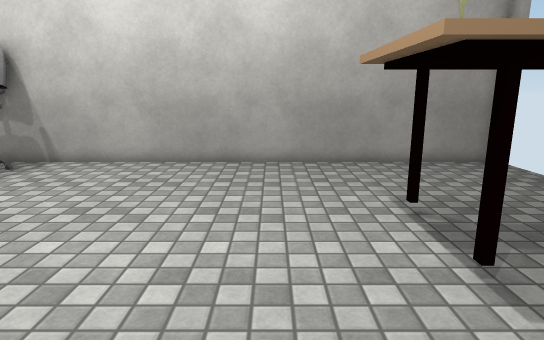
View 1 (above)

16 first-person views from a walk through a Unity game level. The camera is 1.4 m above the floor, tilts 12° down and sees 75° across. The floor is counted in squares, 0.5 m on a side. Each view is taken from the middle of a square. On the plan, view 1 faces up. The plan holds only what a view shows up to about 20 squares ahead; the rest is blank. The player character is not drawn. Door leaves are left out, so doorways stand open. Some surface patterns are stand-ins.

View 2
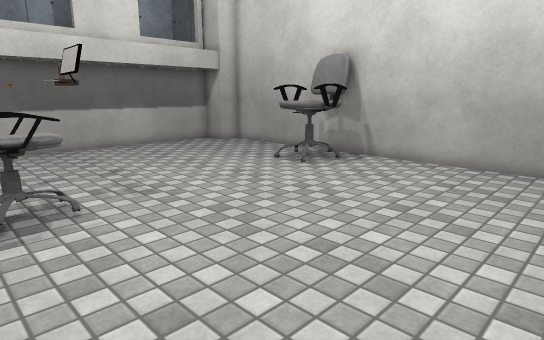

View 3
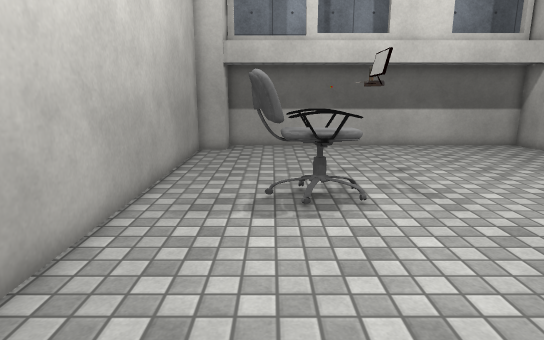

View 4
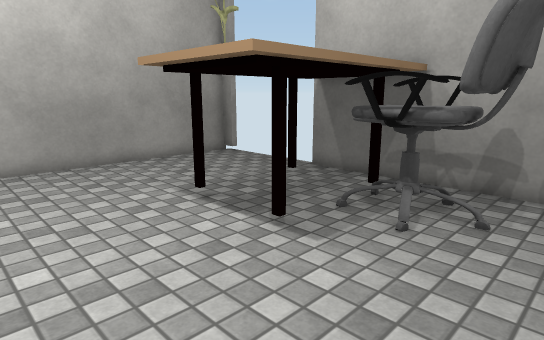

View 5
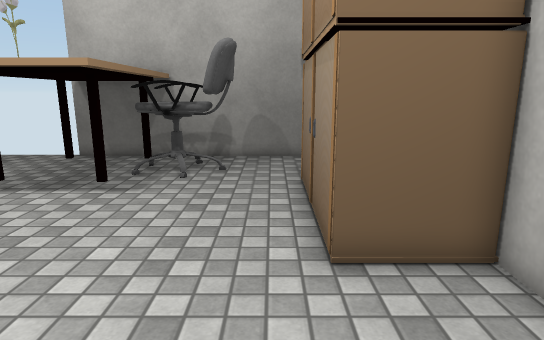

View 6
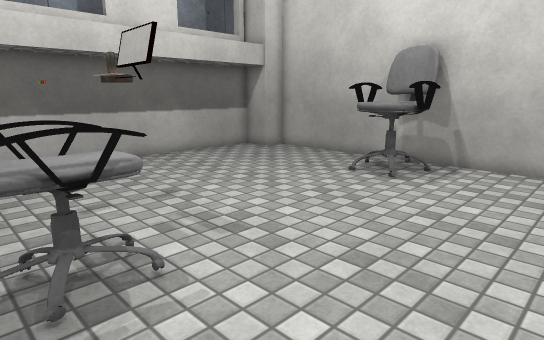

View 7
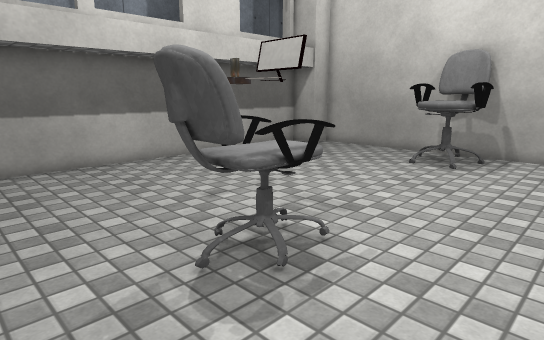

View 8
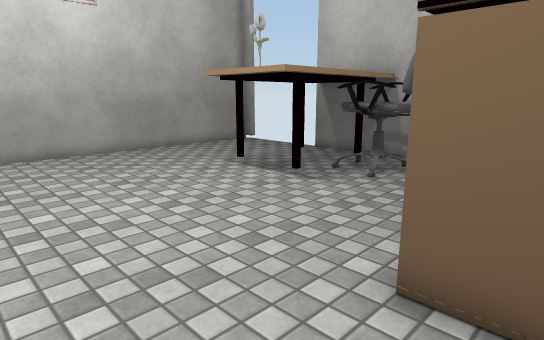

View 9
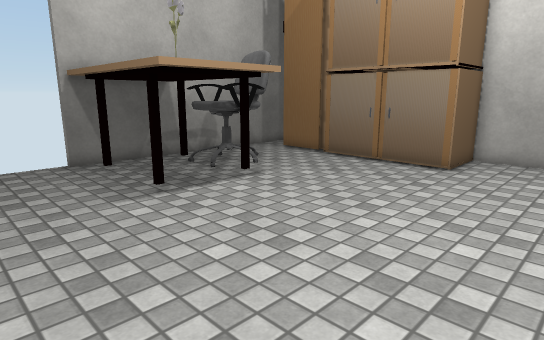

View 10
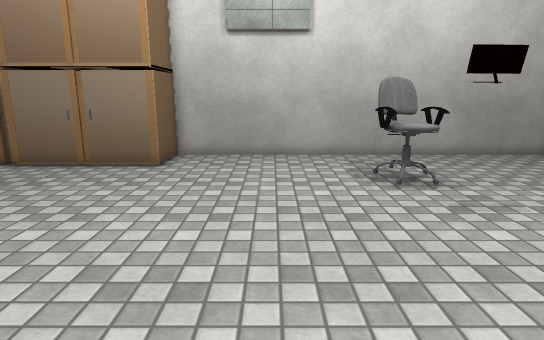

View 11
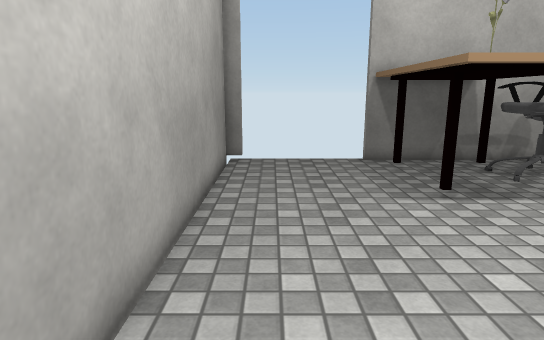

View 12
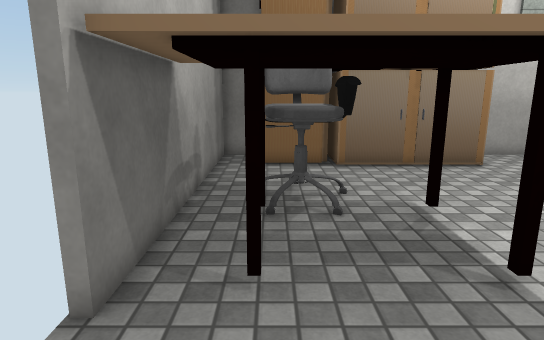

View 13
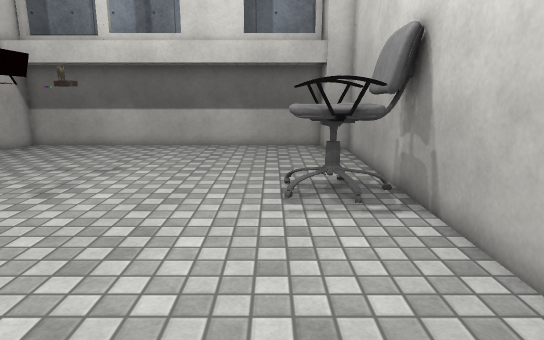

View 14
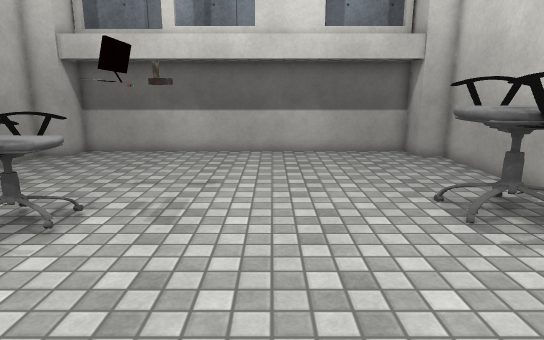

View 15
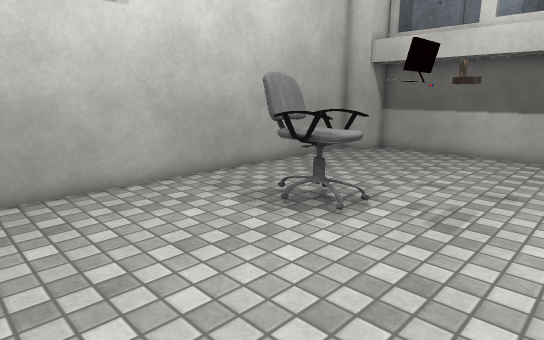

View 16
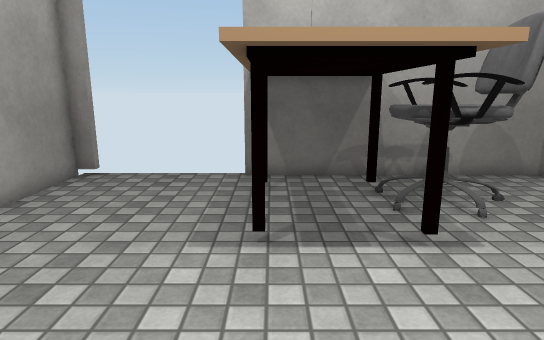

### Floor plan
Key: @ floor where view 1 was taken; # wall or solid block; . floor; D open door; C chair; T table; M computer; O other object.
Columns run from 21 left of view 1 to 10 right of it. Each row starts with its distance up from view 1.
 15   ##############################
 14 ###.....CCCC..................DD
 13 #.......CCCC..................DD
 12 #.......CCCC..................DD
 11 #.............................DD
 10 #.............................DD
  9 #.............................#D
  8 #.......................TTTTTT#
  7 #.......................T....T#
  6 #.......................T.... #
  5 #.......................TTCCCT#
  4 #......M..................CCCC#
  3 #......M.M................CCCC#
  2 #.....#...CC..............CCC.#
  1 #.........CC...............C..#
  0 #.........CC.........@........#
 -1 #.........CC........OOOOOO#####
 -2 ##..................O    O#
 -3  ##................ O    O
 -4   ###################

Where each view was taken, in squares from view 1:
view 1: 0 up, 0 right, facing up
view 2: 0 up, 1 left, facing up-left
view 3: 0 up, 1 left, facing left
view 4: 0 up, 2 left, facing up-right
view 5: 0 up, 7 left, facing right
view 6: 0 up, 5 left, facing up-left
view 7: 3 down, 6 left, facing up-left
view 8: 3 down, 6 left, facing up-right
view 9: 13 up, 6 left, facing down-right
view 10: 13 up, 6 left, facing down
view 11: 13 up, 6 left, facing right
view 12: 13 up, 7 right, facing down
view 13: 11 up, 1 left, facing left
view 14: 7 up, 3 left, facing left
view 15: 7 up, 3 left, facing down-left
view 16: 8 up, 3 left, facing right
